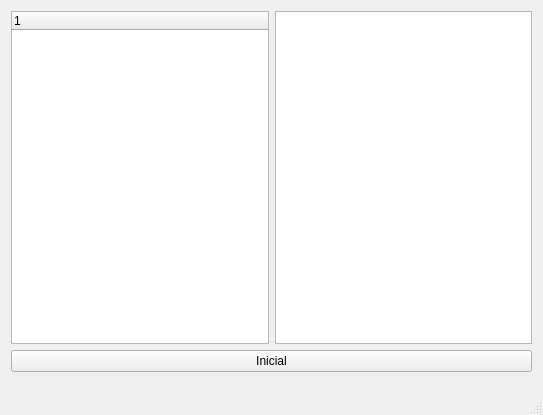
<?xml version="1.0" encoding="UTF-8"?>
<ui version="4.0">
 <class>MainWindow</class>
 <widget class="QMainWindow" name="MainWindow">
  <property name="geometry">
   <rect>
    <x>0</x>
    <y>0</y>
    <width>543</width>
    <height>415</height>
   </rect>
  </property>
  <property name="windowTitle">
   <string>MainWindow</string>
  </property>
  <widget class="QWidget" name="centralwidget">
   <widget class="QWidget" name="">
    <property name="geometry">
     <rect>
      <x>11</x>
      <y>11</y>
      <width>521</width>
      <height>361</height>
     </rect>
    </property>
    <layout class="QVBoxLayout" name="verticalLayout">
     <item>
      <layout class="QHBoxLayout" name="horizontalLayout">
       <item>
        <widget class="QTreeWidget" name="treeWidget">
         <column>
          <property name="text">
           <string notr="true">1</string>
          </property>
         </column>
        </widget>
       </item>
       <item>
        <widget class="QListWidget" name="listWidget"/>
       </item>
      </layout>
     </item>
     <item>
      <widget class="QPushButton" name="pushButton">
       <property name="text">
        <string>Inicial</string>
       </property>
      </widget>
     </item>
    </layout>
   </widget>
  </widget>
  <widget class="QMenuBar" name="menubar">
   <property name="geometry">
    <rect>
     <x>0</x>
     <y>0</y>
     <width>543</width>
     <height>20</height>
    </rect>
   </property>
  </widget>
  <widget class="QStatusBar" name="statusbar"/>
 </widget>
 <resources/>
 <connections/>
</ui>
